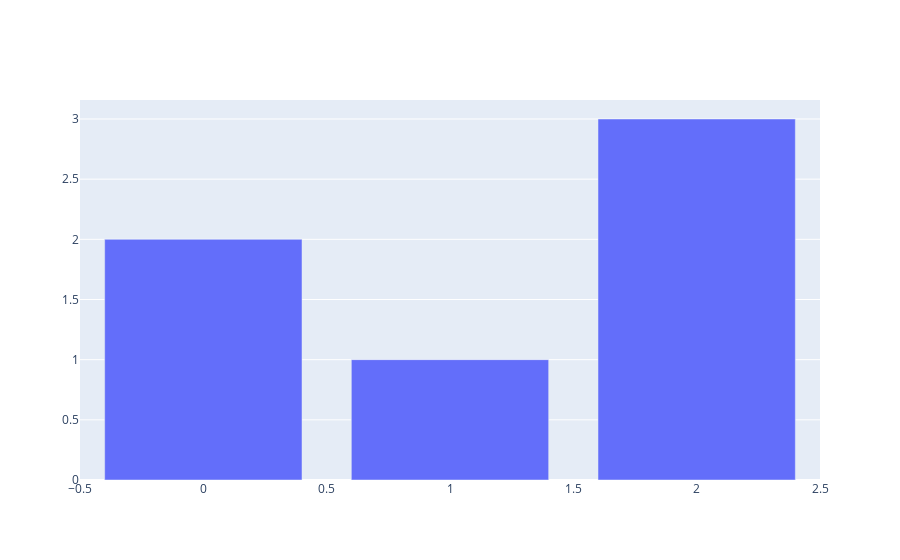

The cell this chart's notebook holds for it:
### Code cell
fig

### Figure 1 — Plotly figure (JSON) as saved in the notebook; plotly's stock layout.template omitted (floating-point values rounded to 4 significant figures)
{"data": [{"type": "bar", "y": [2, 1, 3]}], "layout": {}}
